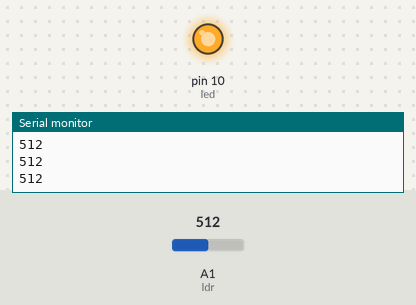
Simulated run of this sketch. Board: Arduino Uno, built with avr-gcc and run on an emulated ATmega328P. On the bench: output pins drawn as LEDs (lit = HIGH), the last lines printed to the serial monitor. Inputs (shaded band) come from the test bench; at power-on: A1 (ldr) = 512.

Above: at 1.2 s.
1.3 s: A1 (ldr) set to 887
2.8 s: A1 (ldr) set to 906
At 3.3 s:
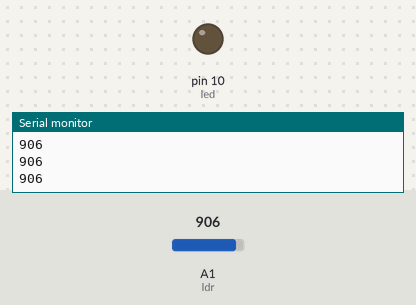
4.3 s: A1 (ldr) set to 890
At 5.5 s:
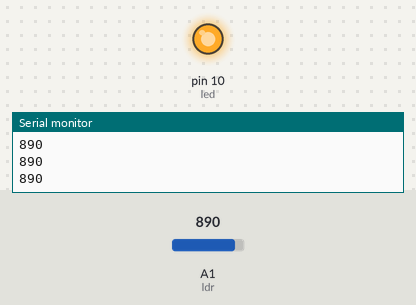
5.8 s: A1 (ldr) set to 900
At 6.8 s:
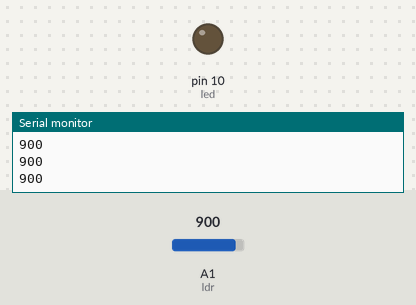
Timing chart, 0 to 8.3 s (numbered marks = the images above; inputs shaded):
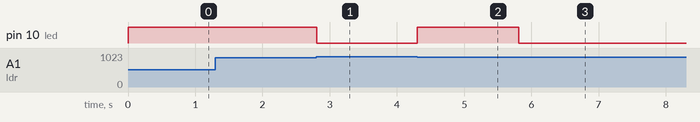

The sketch:

acendendo_led_com_sensor_ldr_fotoresistor_1.ino
```cpp
/*
  ---  LIGAR E DESLIGAR LED UTILIZANDO LDR    ----

*/

int led = 10; //Atribui o valor 10 a variável led
int ldr = A1; //Atribui A0 a variável ldr
int valorLdr = 0;//Declara a variável valorLdr como inteiro

void setup() {
  pinMode (led, OUTPUT); //Define led como saída (pino digital 10)
  pinMode (ldr, INPUT); //Define ldr como saída (pino analógico A1)
  Serial.begin(9600); //Inicialização da comunicação serial, com velocidade de comunicação de 9600

}

void loop() {
  valorLdr = analogRead (ldr);//Lê o valor do sensor ldr e armazena na variável valorLdr
  Serial.println(valorLdr);//Imprime na serial os dados de valorLdr

  if ((valorLdr) < 900) { //Se o valor de valorLdr for menor que 900:
    digitalWrite(led, HIGH);//Coloca led em alto para ligá-lo
  }
  else { //Senão:
    digitalWrite(led, LOW);//Coloca led em baixo para que o mesmo desligue ou permaneça desligado
  }

}
```

Measured:
- the behaviour switches between 899 and 900 on A1 (ldr) (found by bisection; images 0 and 1)
- after the input at 2.8 s, pin 10 (led): HIGH → LOW at once
- after the input at 4.3 s, pin 10 (led): LOW → HIGH at once
- after the input at 5.8 s, pin 10 (led): HIGH → LOW at once
